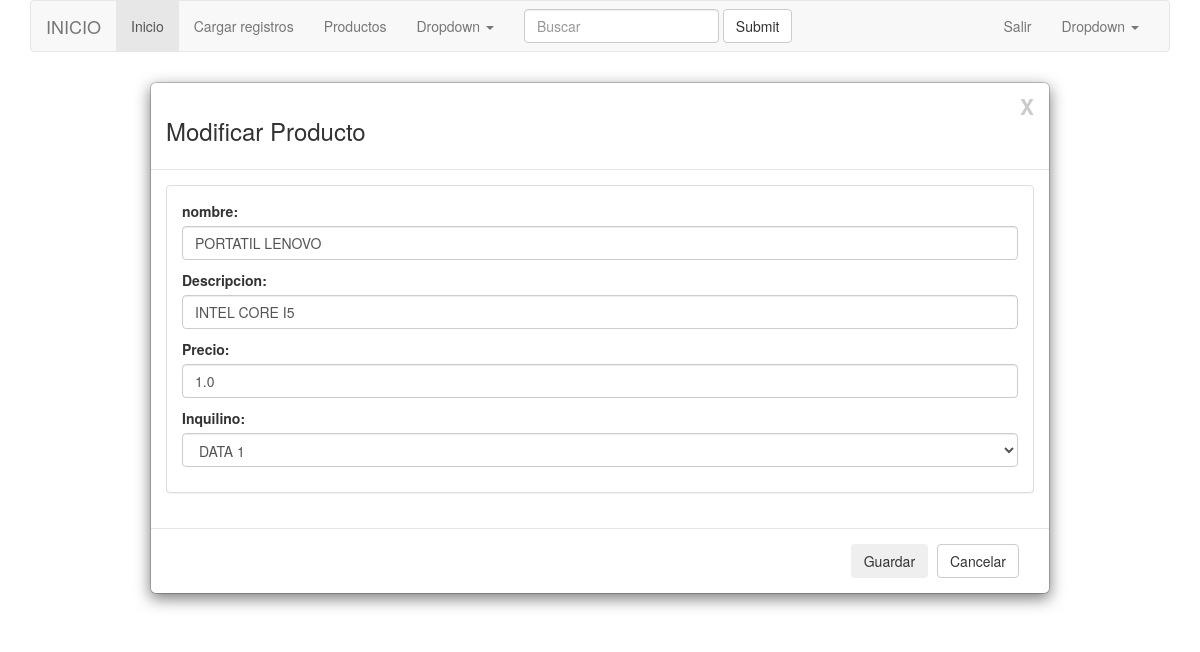
/myapp/edit_product/97/, run on the app's committed database.
### myapp/models.py (models this page shows, shortened)
class Product(models.Model):
    name = models.CharField(max_length=100)
    description = models.TextField()
    list_prince = models.FloatField()
    id_tenant = models.ForeignKey(Tenant, on_delete=models.PROTECT)

class Tenant(models.Model):
    name = models.CharField(max_length=100)
    def __str__(self):
        return self.name

### myapp/views.py (the view)
# urls.py: url(r'^edit_product/(?P<pk>\d+)/$', ProductUpdate.as_view(), name='product_edit'),
class ProductUpdate(UpdateView):
    model = Product
    form_class = ProductForm
    template_name = 'api/form_product.html'
    success_url = reverse_lazy('product_list')

### myapp/forms.py
class ProductForm(forms.ModelForm):
    class Meta:
        model = Product
        fields = [
            'name',
            'description',
            'list_prince',
            'id_tenant',
        ]
        labels = {
            'name': 'nombre',
            'description': 'Descripcion',
            'list_prince': 'Precio',
            'id_tenant': 'Inquilino',
        }
        widgets = {
            'name': forms.TextInput(
                attrs={
                    'class': "form-control",
                    'autofocus': 'autofocus',
                }
            ),
            'description': forms.TextInput(
                attrs={
                    'class': "form-control",
                    'autofocus': 'autofocus',
                }
            ),
            'list_prince': forms.TextInput(
                attrs={
                    'class': "form-control",
                    'autofocus': 'autofocus',
                }
            ),
            'id_tenant': forms.Select(
                attrs={
                    'class': "form-control",
                    'autofocus': 'autofocus',
                }
            ),
        }

### templates/api/form_product.html (shortened to what this page needs)
{% extends "index.html" %}
{% load static from staticfiles%}
{% block content %}
<div class="modal-dialog modal-lg">
    <div class="modal-content">
        {% if object %}
        <form role="form" action="{% url 'product_edit' object.pk %}" method="post">
            <div class="modal-header">
                <button type="button" class="close" data-dismiss="modal">X</button>
                <h3>Modificar Producto</h3>
            </div>
        {% else %}
        <form role="form" action="{% url 'product_create' %}" method="post">
            <div class="modal-header">
                <button type="button" class="close" data-dismiss="modal">X</button>
                <h3>Crear Producto</h3>
            </div>
        {% endif %}
            <div class="modal-body">
                <div class="panel panel-default">
                    <div class="panel-body">
                        {{ form.as_p }}
                    </div>
                </div>
            </div>
            <div class="modal-footer">
                <div class="col-lg-12 text-right">
                    <input type="submit" id="load" class="btn btn primary" name="submit" value="Guardar">
                    <button type="button" class="btn btn-default" onclick="return cerrar_modal()">Cancelar</button>
                </div>
            </div>
        </form>
    </div>
</div>
{% endblock %}

### data on the page
Product: name "PORTATIL LENOVO", description "INTEL CORE I5", list_prince "1.0", id_tenant "DATA 1"
